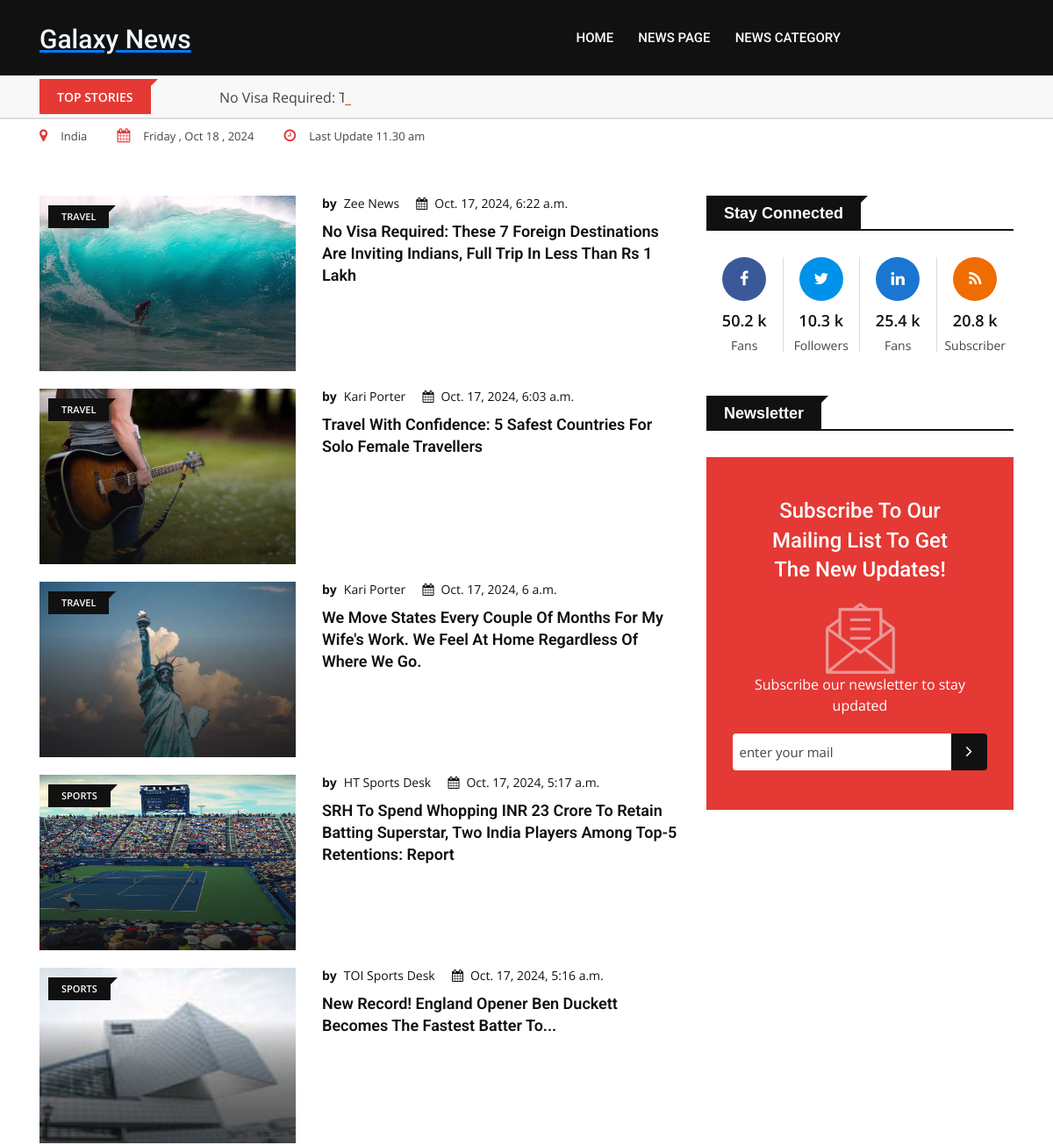
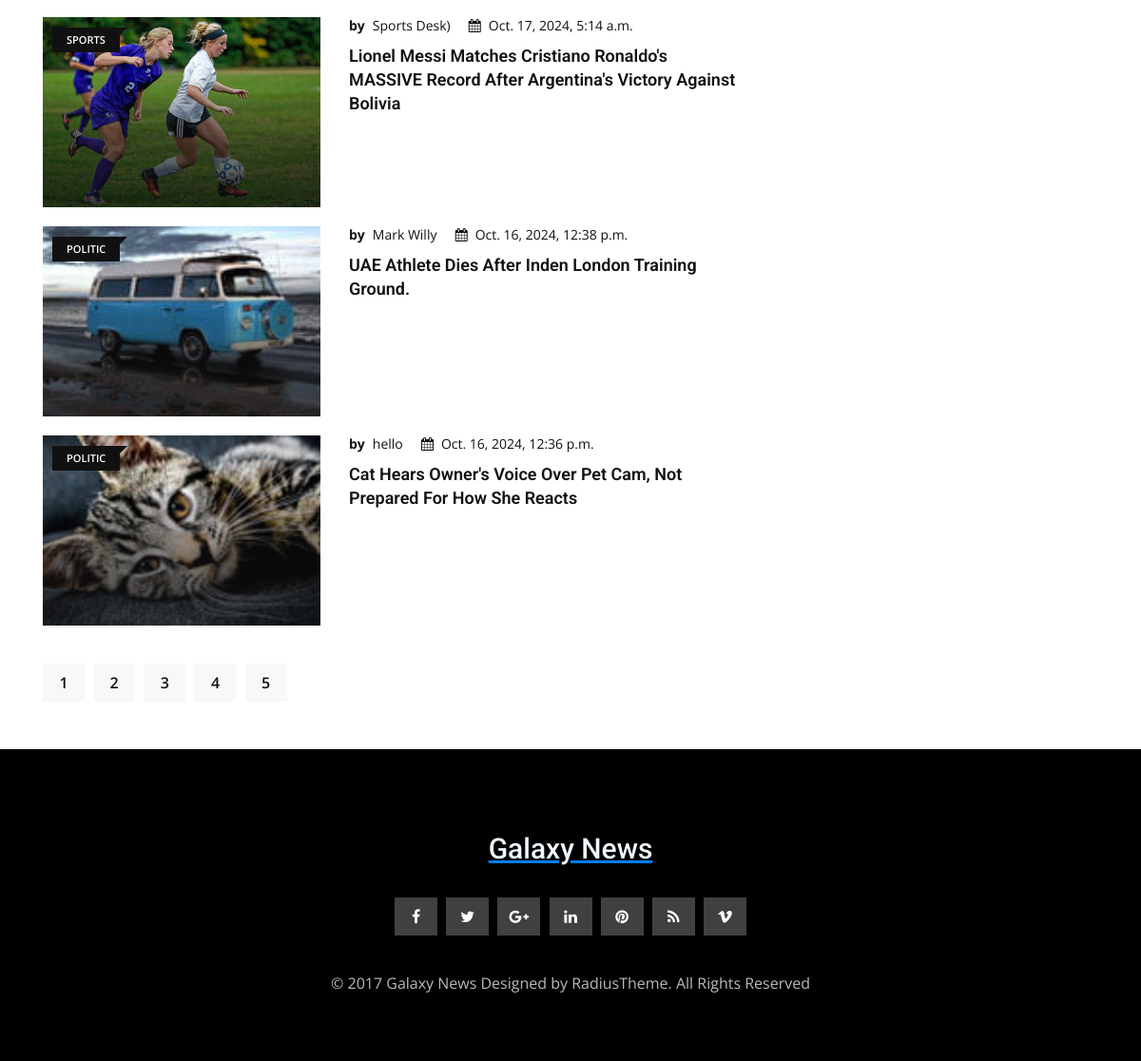
Screenshot of /postpage?page=3 with the database file from the repository (2 pictures, top to bottom).
### newsapp/models.py (models this page shows, shortened)
class news_detail(models.Model):
    newsposition=models.IntegerField(blank=True,null=True)
    othourname=models.CharField(max_length=50,blank=True,null=True)
    date=models.DateTimeField(auto_now_add=True,blank=True,null=True )
    newscetegory=models.ForeignKey(category,on_delete=models.CASCADE ,blank=True,null=True)
    newsheador=models.CharField(max_length=300, blank=True,null=True)
    newscontent=HTMLField(blank=True,null=True)
    newsimg=models.ImageField(upload_to='img',blank=True,null=True)

class category(models.Model):
    newscategory=models.CharField(null=False,max_length=50)
    def __str__(self) -> str:
        return self.newscategory

### newsapp/views.py (the view)
# urls.py: path('postpage', views.postpage, name='postpage'),
def postpage(request):
    uid=news_detail.objects.all()
    cid=category.objects.all()
    uid=news_detail.objects.order_by("-date")
    paginator=Paginator(uid,8)
    page_number=request.GET.get("page",1)
    uid=paginator.get_page(page_number)
    elided=paginator.get_elided_page_range(page_number,on_each_side=1,on_ends=1)
    con={'uid':uid,"cid":cid,"elided":elided}
    return render(request,'postpage.html',con)

### newsapp/templates/postpage.html (shortened to what this page needs)
{% extends 'business.html' %}
{% load static %}
{% block content %}
            <section class="bg-body section-space-less30">
                <div class="container">
                    <div class="row">
                        <div class="col-lg-8 col-md-12">
                            <div class="row">
                                {% for i in uid %}
                                <div class="col-xl-12 col-lg-5 col-md-5 col-sm-12">
                                    <div class="media media-none--lg mb-20">
                                        <div class="position-relative width-40">
                                            <a href="{% url 'singlenews' i.id %}"  class="img-opacity-hover img-overlay-70">
                                                <img src="{{ i.newsimg.url }}" style="height: 200px; width: 300px;" alt="news" class="img-fluid width-100">
                                            </a>
                                            <div class="topic-box-top-xs">
                                                <div class="topic-box-sm color-cod-gray mb-20">{{i.newscetegory}}</div>
                                            </div>
                                        </div>
                                        <div class="media-body p-mb-none-child media-margin30">
                                            <div class="post-date-dark">
                                                <ul>
                                                    <li>
                                                        <span>by</span>
                                                        <a href="{% url 'singlenews' i.id %}">{{i.othourname}}</a>
                                                    </li>
                                                    <li>
                                                        <span>
                                                            <i class="fa fa-calendar" aria-hidden="true"></i>
                                                        </span>{{i.date}}</li>
                                                </ul>
                                            </div>
                                            <h3 class="title-semibold-dark size-lg mb-15">
                                                <a href="{% url 'singlenews' i.id %}">{{i.newsheador}}</a>
                                            </h3>
                                        </div>
                                    </div>
                                </div>
                                {% endfor %}
                            </div>
                            <div class="row mt-20-r mb-30">
                                <div class="col-sm-6 col-12">
                                    <div class="pagination-btn-wrapper text-center--xs mb15--xs">
                                        <ul>
                                        {% for i in elided %}
                                        {% if i == "..." %}
                                        <li class="page-item "><a href="" class="page-link" style="color: rgb(220, 133, 133);">...</a></li>
                                        {% elif pid.number == i %}
                                        <li class="page-item "><a href="?page={{i}}" class="page-link" style="color: rgb(220, 133, 133);">{{i}}</a></li>
                                        <p>You are in page {i}</p>
                                        {% else %}
                                        <li class="page-item "><a href="?page={{i}}">{{i}}</a></li>
                                        {% endif %}
                                        {% endfor %}
                                        </ul>
                                    </div>
                                </div>
                            </div>
                        </div>
                        <div class="ne-sidebar sidebar-break-md col-lg-4 col-md-12">
                            <div class="sidebar-box">
                                <div class="topic-border color-cod-gray mb-30">
                                    <div class="topic-box-lg color-cod-gray">Stay Connected</div>
                                </div>
                                <ul class="stay-connected overflow-hidden">
                                    <li class="facebook">
                                        <a href="#">
                                            <i class="fa fa-facebook" aria-hidden="true"></i>
                                            <div class="connection-quantity">50.2 k</div>
                                            <p>Fans</p>
                                        </a>
                                    </li>
                                    <li class="twitter">
                                        <a href="#">
                                            <i class="fa fa-twitter" aria-hidden="true"></i>
                                            <div class="connection-quantity">10.3 k</div>
                                            <p>Followers</p>
                                        </a>
                                    </li>
                                    <li class="linkedin">
                                        <a href="#">
                                            <i class="fa fa-linkedin" aria-hidden="true"></i>
                                            <div class="connection-quantity">25.4 k</div>
                                            <p>Fans</p>
                                        </a>
                                    </li>
                                    <li class="rss">
                                        <a href="#">
                                            <i class="fa fa-rss" aria-hidden="true"></i>
                                            <div class="connection-quantity">20.8 k</div>
                                            <p>Subscriber</p>
                                        </a>
                                    </li>
                                </ul>
                            </div>
                            <div class="sidebar-box">
                                <div class="topic-border color-cod-gray mb-30">
                                    <div class="topic-box-lg color-cod-gray">Newsletter</div>
                                </div>
                                <div class="newsletter-area bg-primary">
                                    <h2 class="title-medium-light size-xl pl-30 pr-30">Subscribe to our mailing list to get the new updates!</h2>
                                    <img src="{% static 'img/banner/newsletter.png' %}" alt="newsletter" class="img-fluid m-auto mb-15">
                                    <p>Subscribe our newsletter to stay updated</p>
                                    <div class="input-group stylish-input-group">
                                        <input type="text" placeholder="Enter your mail" class="form-control">
                                        <span class="input-group-addon">
                                            <button type="submit">
                                                <i class="fa fa-angle-right" aria-hidden="true"></i>
                                            </button>
                                        </span>
                                    </div>
                                </div>
                            </div>
                        </div>
                    </div>
                </div>
            </section>
            {% endblock %}

### newsapp/templates/business.html (shortened to what this page needs)
{% load static %}
<!doctype html>
<html class="no-js" lang="">
    <head>
        <link rel="stylesheet" href="{% static 'css/normalize.css' %}">
        <link rel="stylesheet" href="{% static 'css/main.css' %}">
        <link rel="stylesheet" href="{% static 'css/bootstrap.min.css' %}">
        <link rel="stylesheet" href="{% static 'css/animate.min.css' %}">
        <link rel="stylesheet" href="{% static 'css/font-awesome.min.css' %}">
        <link rel="stylesheet" href="{% static 'vendor/OwlCarousel/owl.carousel.min.css' %}">
        <link rel="stylesheet" href="{% static 'vendor/OwlCarousel/owl.theme.default.min.css' %}">
        <link rel="stylesheet" href="{% static 'css/meanmenu.min.css' %}">
        <link rel="stylesheet" type="text/css" href="{% static 'css/magnific-popup.css' %}">
        <link rel="stylesheet" href="{% static 'css/hover-min.css' %}">
        <link rel="stylesheet" href="{% static 'style.css' %}">
        <link rel="stylesheet" type="text/css" href="{% static 'css/ie-only.css' %}"/>
    </head>
    <body>
        <div id="wrapper" class="wrapper">
            <header>
                <div id="header-layout1" class="header-style1">
                    <div class="main-menu-area bg-primarytextcolor header-menu-fixed" id="sticker">
                        <div class="container">
                            <div class="row no-gutters d-flex align-items-center">
                                <div class="col-lg-2 d-none d-lg-block">
                                    <div class="logo-area">
                                        <a href="{% url 'index' %}">
                                            <br>
                                            <b><U><h1 style="font-size: 30px; color: aliceblue ; ">Galaxy News</h1></U></b>
                                        </a>
                                    </div>
                                </div>
                                <div class="col-xl-8 col-lg-7 position-static min-height-none">
                                    <div class="ne-main-menu">
                                        <nav id="dropdown">
                                            <ul>
                                                <li>
                                                    <a href="{% url 'index' %}">Home</a>
                                                </li>
                                                <li>
                                                    <a href="{% url 'postpage' %}">News page</a>
                                                </li>
                                                <li>
                                                    <a>News category</a>
                                                </li>
                                            </ul>
                                        </nav>
                                    </div>
                                </div>
                            </div>
                        </div>
                    </div>
                </div>
            </header>
            <section class="bg-accent border-bottom add-top-margin">
                <div class="container">
                    <div class="row no-gutters d-flex align-items-center">
                        <div class="col-lg-2 col-md-3 col-sm-4 col-5">
                            <div class="topic-box mt-4 mb-5">Top Stories</div>
                        </div>
                        <div class="col-lg-10 col-md-9 col-sm-8 col-7">
                            <div class="feeding-text-dark">
                                <ol id="sample" class="ticker">
                                    {% for i in uid %}
                                    <li>
                                        <a href="{% url 'singlenews' i.id %}">{{i.newsheador|safe}}</a>
                                    </li>
                                    {% endfor %}
                                </ol>
                            </div>
                        </div>
                    </div>
                </div>
            </section>
            <section class="bg-body">
                <div class="container">
                    <ul class="news-info-list text-center--sm">
                        <li>
                            <i class="fa fa-map-marker" aria-hidden="true"></i>India</li>
                            <li>
                                <i class="fa fa-calendar" aria-hidden="true"></i><span id="current_date"></span></li>
                                <li>
                                    <i class="fa fa-clock-o" aria-hidden="true"></i>Last Update 11.30 am</li>
                                    </ul>
                                </div>
                            </section>
                            {% block content %}{% endblock %}
            <footer>
                <div class="footer-area-bottom">
                    <div class="container">
                        <div class="row">
                            <div class="col-12 text-center">
                                <a href="{% url 'index' %}" class="footer-logo img-fluid">
                                    <br>
                                            <b><U><h1 style="font-size: 30px; color: aliceblue ; ">Galaxy News</h1></U></b>
                                </a>
                                <ul class="footer-social">
                                    <li>
                                        <a href="#" title="facebook">
                                            <i class="fa fa-facebook" aria-hidden="true"></i>
                                        </a>
                                    </li>
                                    <li>
                                        <a href="#" title="twitter">
                                            <i class="fa fa-twitter" aria-hidden="true"></i>
                                        </a>
                                    </li>
                                    <li>
                                        <a href="#" title="google-plus">
                                            <i class="fa fa-google-plus" aria-hidden="true"></i>
                                        </a>
                                    </li>
                                    <li>
                                        <a href="#" title="linkedin">
                                            <i class="fa fa-linkedin" aria-hidden="true"></i>
                                        </a>
                                    </li>
                                    <li>
                                        <a href="#" title="pinterest">
                                            <i class="fa fa-pinterest" aria-hidden="true"></i>
                                        </a>
                                    </li>
                                    <li>
                                        <a href="#" title="rss">
                                            <i class="fa fa-rss" aria-hidden="true"></i>
                                        </a>
                                    </li>
                                    <li>
                                        <a href="#" title="vimeo">
                                            <i class="fa fa-vimeo" aria-hidden="true"></i>
                                        </a>
                                    </li>
                                </ul>
                                <p>© 2017 Galaxy News Designed by RadiusTheme. All Rights Reserved</p>
                            </div>
                        </div>
                    </div>
                </div>
            </footer>
        </div>
    </body>
</html>

### newsapp/static/css/main.css (style rules this page uses)
html { color:#222;font-size:1em;line-height:1.4 }
audio,canvas,iframe,img,svg,video { vertical-align:middle }

### rows the page displays
news_detail: newsheador "No Visa Required:…", newsimg (picture), newscetegory "TRAVEL", othourname "Zee News", date "Oct. 17, 2024, 6:22 a.m.", newsheador "No Visa Required: These 7 Foreign Destinations Are Inviting Indians, Full Trip In Less Than Rs 1 Lakh"
news_detail: newsimg (picture), newscetegory "TRAVEL", othourname "Kari Porter", date "Oct. 17, 2024, 6:03 a.m.", newsheador "Travel With Confidence: 5 Safest Countries For Solo Female Travellers"
news_detail: newsimg (picture), newscetegory "TRAVEL", othourname "Kari Porter", date "Oct. 17, 2024, 6 a.m.", newsheador "We Move States Every Couple Of Months For My Wife's Work. We Feel At Home Regardless Of Where We Go."
news_detail: newsimg (picture), newscetegory "SPORTS", othourname "HT Sports Desk", date "Oct. 17, 2024, 5:17 a.m.", newsheador "SRH To Spend Whopping INR 23 Crore To Retain Batting Superstar, Two India Players Among Top-5 Retentions: Report"
news_detail: newsimg (picture), newscetegory "SPORTS", othourname "TOI Sports Desk", date "Oct. 17, 2024, 5:16 a.m.", newsheador "New Record! England Opener Ben Duckett Becomes The Fastest Batter To..."
news_detail: newsimg (picture), newscetegory "SPORTS", othourname "Sports Desk)", date "Oct. 17, 2024, 5:14 a.m.", newsheador "Lionel Messi Matches Cristiano Ronaldo's MASSIVE Record After Argentina's Victory Against Bolivia"
news_detail: newsimg (picture), newscetegory "POLITIC", othourname "Mark Willy", date "Oct. 16, 2024, 12:38 p.m.", newsheador "UAE Athlete Dies After Inden London Training Ground."
news_detail: newsimg (picture), newscetegory "POLITIC", othourname "hello", date "Oct. 16, 2024, 12:36 p.m.", newsheador "Cat Hears Owner's Voice Over Pet Cam, Not Prepared For How She Reacts"

### other values shown
{{ i }} "1" "2" "3" "4" "5"
